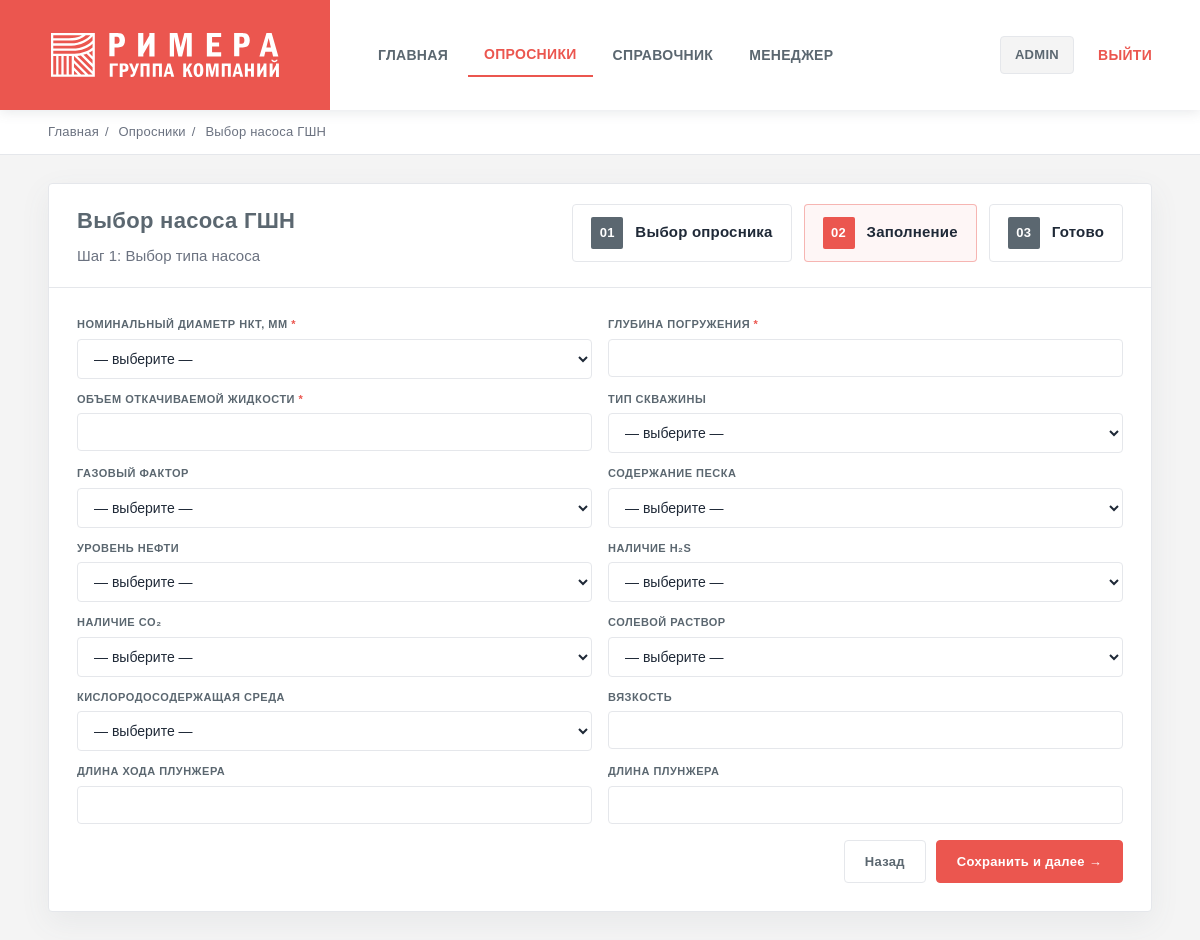
Page /q/vybor_nasosa_gshn_test/step/1/ (signed in) on the committed database.
### questionnaires/models.py (models this page shows, shortened)
class Questionnaire(models.Model):
    slug = models.SlugField(unique=True)
    title = models.CharField(max_length=200)
    description = models.TextField(blank=True)
    is_active = models.BooleanField(default=True)

class QuestionnaireStep(models.Model):
    questionnaire = models.ForeignKey(Questionnaire, on_delete=models.CASCADE, related_name="steps")
    order = models.PositiveIntegerField()
    title = models.CharField(max_length=200, blank=True)
    class Meta:
        unique_together = ("questionnaire", "order")
        ordering = ["order"]

class Question(models.Model):
    TEXT = "text"
    NUMBER = "number"
    SELECT = "select"
    CHECKBOX = "checkbox"
    TYPES = [
        (TEXT, "Text"),
        (NUMBER, "Number"),
        (SELECT, "Select"),
        (CHECKBOX, "Checkbox"),
    ]
    step = models.ForeignKey(QuestionnaireStep, on_delete=models.CASCADE, related_name="questions")
    slug = models.SlugField()
    label = models.CharField(max_length=300)
    help_text = models.CharField(max_length=400, blank=True)
    field_type = models.CharField(max_length=20, choices=TYPES, default=TEXT)
    required = models.BooleanField(default=False)
    class Meta:
        unique_together = ("step", "slug")
    depends_on = models.ForeignKey(
    "self",
    null=True, blank=True,
    on_delete=models.SET_NULL,
    related_name="dependent_questions",
    help_text="Показывать вопрос только если выполнено условие зависимости"
    )
    depends_value = models.CharField(
        max_length=120,
        blank=True,
        help_text="Какое значение должно быть у depends_on (например: sand)"
    )

### questionnaires/views.py (the view, shortened to what this page needs)
# urls.py: path("<slug:slug>/step/<int:step_order>/", views.fill_step, name="fill_step"),
@login_required
def fill_step(request, slug, step_order):
    q = get_object_or_404(Questionnaire, slug=slug, is_active=True)
    step = get_object_or_404(QuestionnaireStep, questionnaire=q, order=step_order)
    draft = _get_draft(request, slug) or {"answers": {}}
    draft_answers = draft.get("answers", {})
    FormClass = build_step_form(step, draft_answers)
    form = FormClass(request.POST or None)
    return render(request, "questionnaires/fill_step.html", {
        "questionnaire": q,
        "step": step,
        "form": form,
        "draft_answers": draft_answers,
    })

### questionnaires/views.py (called while the page is built)
def _draft_key(slug: str) -> str:
    return f"draft_q_{slug}"

def _get_draft(request, slug: str) -> dict:
    return request.session.get(_draft_key(slug), {})

### templates/questionnaires/fill_step.html (shortened to what this page needs)
{% extends "base.html" %}
{% block crumbs %}
  <div class="crumbs">
    <a href="/">Главная</a><span class="sep">/</span>
    <a href="/q/">Опросники</a><span class="sep">/</span>
    <span>{{ questionnaire.title }}</span>
  </div>
{% endblock %}
{% block content %}
  <div class="card">
    <div class="card-head">
      <div>
        <h1 class="card-title">{{ questionnaire.title }}</h1>
        <div class="card-sub">Шаг {{ step.order }}{% if step.title %}: {{ step.title }}{% endif %}</div>
      </div>
      <div class="stepper">
        <div class="step"><span class="num">01</span> Выбор опросника</div>
        <div class="step active"><span class="num">02</span> Заполнение</div>
        <div class="step"><span class="num">03</span> Готово</div>
      </div>
    </div>
    <div class="card-body">
      <form method="post" id="stepForm">
        <div class="form-grid">
          {% for field in form %}
            <div class="q-row"
                 data-field="{{ field.name }}"
                 data-depends-on="{{ field.field.depends_on|default:'' }}"
                 data-depends-value="{{ field.field.depends_value|default:'' }}">
              <label for="{{ field.id_for_label }}">
                {{ field.label }}{% if field.field.required %} <span class="req">*</span>{% endif %}
              </label>
              {{ field }}
            </div>
          {% endfor %}
        </div>
        <div class="actions">
          <a class="btn ghost" href="/q/">Назад</a>
          <button class="btn primary" type="submit">Сохранить и далее →</button>
        </div>
      </form>
    </div>
  </div>
{% endblock %}

### templates/base.html (shortened to what this page needs)
<!DOCTYPE html>
<html lang="ru">
  <head>
    {% load static %}
    <link rel="stylesheet" href="{% static 'css/main.css' %}" />
  </head>
  <body>
    <header class="top">
      <a class="brand" href="/"><img src="{% static 'img/logo.svg' %}" alt="Ижнефтемаш — Римера" class="brand-logo" /></a>
      <div class="nav-area">
        <nav class="nav">
          <a class="link {% if request.path == '/' %}primary{% endif %}" href="/">Главная</a>
          <a class="link {% if request.path|slice:':3' == '/q/' and 'handbook' not in request.path and 'manager' not in request.path %}primary{% endif %}" href="/q/">Опросники</a>
          <a class="link {% if '/handbook/' in request.path %}primary{% endif %}" href="/q/handbook/">Справочник</a>
          {% if user.is_staff %}
            <a class="link {% if '/manager/' in request.path and 'schema' not in request.path %}primary{% endif %}" href="/q/manager/submissions/">Менеджер</a>
          {% endif %}
        </nav>
        <div style="display:flex; align-items:center; gap:8px;">
          {% if user.is_authenticated %}
            <span class="pill">{{ user.username }}</span>
            <form method="post" action="{% url 'logout' %}" style="display:inline;">
              <button class="link danger" type="submit">Выйти</button>
            </form>
          {% else %}
            <a class="link" href="/accounts/login/">Войти</a>
            <a class="link" href="/accounts/signup/">Регистрация</a>
          {% endif %}
        </div>
      </div>
    </header>
    <div class="wrap">
      {% block crumbs %}
      {% endblock %}
      <div class="page-body">
        {% block content %}
        {% endblock %}
      </div>
    </div>
  </body>
</html>

### rows in the picture
Questionnaire: title "Выбор насоса ГШН"
QuestionnaireStep: order "1", title "Выбор типа насоса"
Question: label "НОМИНАЛЬНЫЙ ДИАМЕТР НКТ, ММ"
Question: label "ГЛУБИНА ПОГРУЖЕНИЯ"
Question: label "ОБЪЕМ ОТКАЧИВАЕМОЙ ЖИДКОСТИ"
Question: label "ТИП СКВАЖИНЫ"
Question: label "ГАЗОВЫЙ ФАКТОР"
Question: label "СОДЕРЖАНИЕ ПЕСКА"
Question: label "УРОВЕНЬ НЕФТИ"
Question: label "НАЛИЧИЕ H₂S"
Question: label "НАЛИЧИЕ CO₂"
Question: label "СОЛЕВОЙ РАСТВОР"
Question: label "КИСЛОРОДОСОДЕРЖАЩАЯ СРЕДА"
Question: label "ВЯЗКОСТЬ"
Question: label "ДЛИНА ХОДА ПЛУНЖЕРА"
Question: label "ДЛИНА ПЛУНЖЕРА"

### other values in the picture
{{ user.username }} "ADMIN"
